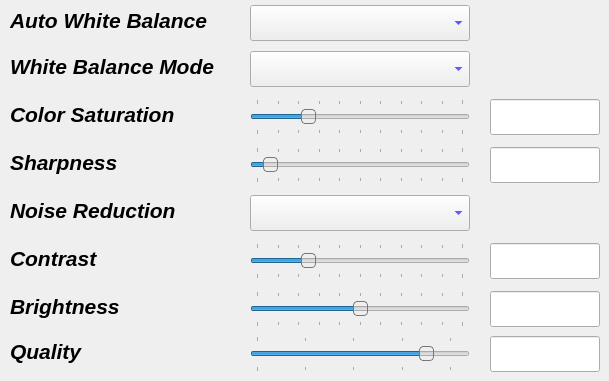
    <widget class="QWidget" name="tab_picture">
     <property name="font">
      <font>
       <pointsize>16</pointsize>
       <weight>75</weight>
       <italic>true</italic>
       <bold>true</bold>
      </font>
     </property>
     <attribute name="title">
      <string>Picture</string>
     </attribute>
     <widget class="QComboBox" name="comboBox_params2_awb_enable">
      <property name="geometry">
       <rect>
        <x>250</x>
        <y>5</y>
        <width>220</width>
        <height>36</height>
       </rect>
      </property>
      <property name="palette">
       <palette>
        <active>
         <colorrole role="Text">
          <brush brushstyle="SolidPattern">
           <color alpha="255">
            <red>0</red>
            <green>0</green>
            <blue>0</blue>
           </color>
          </brush>
         </colorrole>
         <colorrole role="ButtonText">
          <brush brushstyle="SolidPattern">
           <color alpha="255">
            <red>0</red>
            <green>0</green>
            <blue>255</blue>
           </color>
          </brush>
         </colorrole>
         <colorrole role="PlaceholderText">
          <brush brushstyle="SolidPattern">
           <color alpha="128">
            <red>0</red>
            <green>0</green>
            <blue>0</blue>
           </color>
          </brush>
         </colorrole>
        </active>
        <inactive>
         <colorrole role="Text">
          <brush brushstyle="SolidPattern">
           <color alpha="255">
            <red>0</red>
            <green>0</green>
            <blue>0</blue>
           </color>
          </brush>
         </colorrole>
         <colorrole role="ButtonText">
          <brush brushstyle="SolidPattern">
           <color alpha="255">
            <red>0</red>
            <green>0</green>
            <blue>255</blue>
           </color>
          </brush>
         </colorrole>
         <colorrole role="PlaceholderText">
          <brush brushstyle="SolidPattern">
           <color alpha="128">
            <red>0</red>
            <green>0</green>
            <blue>0</blue>
           </color>
          </brush>
         </colorrole>
        </inactive>
        <disabled>
         <colorrole role="Text">
          <brush brushstyle="SolidPattern">
           <color alpha="255">
            <red>190</red>
            <green>190</green>
            <blue>190</blue>
           </color>
          </brush>
         </colorrole>
         <colorrole role="ButtonText">
          <brush brushstyle="SolidPattern">
           <color alpha="255">
            <red>190</red>
            <green>190</green>
            <blue>190</blue>
           </color>
          </brush>
         </colorrole>
         <colorrole role="PlaceholderText">
          <brush brushstyle="SolidPattern">
           <color alpha="128">
            <red>0</red>
            <green>0</green>
            <blue>0</blue>
           </color>
          </brush>
         </colorrole>
        </disabled>
       </palette>
      </property>
      <property name="font">
       <font>
        <pointsize>16</pointsize>
        <weight>75</weight>
        <italic>true</italic>
        <bold>true</bold>
       </font>
      </property>
     </widget>
     <widget class="QLabel" name="label_parms2_awb_enable">
      <property name="geometry">
       <rect>
        <x>10</x>
        <y>5</y>
        <width>220</width>
        <height>31</height>
       </rect>
      </property>
      <property name="font">
       <font>
        <pointsize>16</pointsize>
        <weight>75</weight>
        <italic>true</italic>
        <bold>true</bold>
       </font>
      </property>
      <property name="text">
       <string>Auto White Balance</string>
      </property>
     </widget>
     <widget class="QComboBox" name="comboBox_params2_white_balance_mode">
      <property name="geometry">
       <rect>
        <x>250</x>
        <y>51</y>
        <width>220</width>
        <height>36</height>
       </rect>
      </property>
      <property name="palette">
       <palette>
        <active>
         <colorrole role="Text">
          <brush brushstyle="SolidPattern">
           <color alpha="255">
            <red>0</red>
            <green>0</green>
            <blue>0</blue>
           </color>
          </brush>
         </colorrole>
         <colorrole role="ButtonText">
          <brush brushstyle="SolidPattern">
           <color alpha="255">
            <red>0</red>
            <green>0</green>
            <blue>255</blue>
           </color>
          </brush>
         </colorrole>
         <colorrole role="PlaceholderText">
          <brush brushstyle="SolidPattern">
           <color alpha="128">
            <red>0</red>
            <green>0</green>
            <blue>0</blue>
           </color>
          </brush>
         </colorrole>
        </active>
        <inactive>
         <colorrole role="Text">
          <brush brushstyle="SolidPattern">
           <color alpha="255">
            <red>0</red>
            <green>0</green>
            <blue>0</blue>
           </color>
          </brush>
         </colorrole>
         <colorrole role="ButtonText">
          <brush brushstyle="SolidPattern">
           <color alpha="255">
            <red>0</red>
            <green>0</green>
            <blue>255</blue>
           </color>
          </brush>
         </colorrole>
         <colorrole role="PlaceholderText">
          <brush brushstyle="SolidPattern">
           <color alpha="128">
            <red>0</red>
            <green>0</green>
            <blue>0</blue>
           </color>
          </brush>
         </colorrole>
        </inactive>
        <disabled>
         <colorrole role="Text">
          <brush brushstyle="SolidPattern">
           <color alpha="255">
            <red>190</red>
            <green>190</green>
            <blue>190</blue>
           </color>
          </brush>
         </colorrole>
         <colorrole role="ButtonText">
          <brush brushstyle="SolidPattern">
           <color alpha="255">
            <red>190</red>
            <green>190</green>
            <blue>190</blue>
           </color>
          </brush>
         </colorrole>
         <colorrole role="PlaceholderText">
          <brush brushstyle="SolidPattern">
           <color alpha="128">
            <red>0</red>
            <green>0</green>
            <blue>0</blue>
           </color>
          </brush>
         </colorrole>
        </disabled>
       </palette>
      </property>
      <property name="font">
       <font>
        <pointsize>16</pointsize>
        <weight>75</weight>
        <italic>true</italic>
        <bold>true</bold>
       </font>
      </property>
     </widget>
     <widget class="QLabel" name="label_parms2_white_balance_mode">
      <property name="geometry">
       <rect>
        <x>10</x>
        <y>51</y>
        <width>220</width>
        <height>31</height>
       </rect>
      </property>
      <property name="font">
       <font>
        <pointsize>16</pointsize>
        <weight>75</weight>
        <italic>true</italic>
        <bold>true</bold>
       </font>
      </property>
      <property name="text">
       <string>White Balance Mode</string>
      </property>
     </widget>
     <widget class="QLabel" name="label_parms2_saturation_level">
      <property name="geometry">
       <rect>
        <x>10</x>
        <y>99</y>
        <width>220</width>
        <height>31</height>
       </rect>
      </property>
      <property name="font">
       <font>
        <pointsize>16</pointsize>
        <weight>75</weight>
        <italic>true</italic>
        <bold>true</bold>
       </font>
      </property>
      <property name="text">
       <string>Color Saturation</string>
      </property>
     </widget>
     <widget class="QSlider" name="horizontalSlider_params2_saturation">
      <property name="geometry">
       <rect>
        <x>250</x>
        <y>99</y>
        <width>220</width>
        <height>36</height>
       </rect>
      </property>
      <property name="styleSheet">
       <string notr="true">QSlider::handle:horizontal {
background: qlineargradient(x1:0, y1:0, x2:1, y2:1,
    stop:0 #eee, stop:1 #ccc);
border: 1px solid #777;
width: 4px;
margin-top: -2px;
margin-bottom: -2px;
border-radius: 4px;
}</string>
      </property>
      <property name="maximum">
       <number>40</number>
      </property>
      <property name="value">
       <number>10</number>
      </property>
      <property name="orientation">
       <enum>Qt::Horizontal</enum>
      </property>
      <property name="tickPosition">
       <enum>QSlider::TicksBothSides</enum>
      </property>
      <property name="tickInterval">
       <number>4</number>
      </property>
     </widget>
     <widget class="QLineEdit" name="lineEdit_params2_saturation">
      <property name="geometry">
       <rect>
        <x>490</x>
        <y>99</y>
        <width>110</width>
        <height>36</height>
       </rect>
      </property>
      <property name="alignment">
       <set>Qt::AlignCenter</set>
      </property>
      <property name="readOnly">
       <bool>true</bool>
      </property>
     </widget>
     <widget class="QLineEdit" name="lineEdit_params2_sharpness">
      <property name="geometry">
       <rect>
        <x>490</x>
        <y>147</y>
        <width>110</width>
        <height>36</height>
       </rect>
      </property>
      <property name="alignment">
       <set>Qt::AlignCenter</set>
      </property>
      <property name="readOnly">
       <bool>true</bool>
      </property>
     </widget>
     <widget class="QSlider" name="horizontalSlider_params2_sharpness">
      <property name="geometry">
       <rect>
        <x>250</x>
        <y>147</y>
        <width>220</width>
        <height>36</height>
       </rect>
      </property>
      <property name="styleSheet">
       <string notr="true">QSlider::handle:horizontal {
background: qlineargradient(x1:0, y1:0, x2:1, y2:1,
    stop:0 #eee, stop:1 #ccc);
border: 1px solid #777;
width: 4px;
margin-top: -2px;
margin-bottom: -2px;
border-radius: 4px;
}</string>
      </property>
      <property name="maximum">
       <number>160</number>
      </property>
      <property name="value">
       <number>10</number>
      </property>
      <property name="orientation">
       <enum>Qt::Horizontal</enum>
      </property>
      <property name="tickPosition">
       <enum>QSlider::TicksBothSides</enum>
      </property>
      <property name="tickInterval">
       <number>16</number>
      </property>
     </widget>
     <widget class="QLabel" name="label_parms2_sharpness">
      <property name="geometry">
       <rect>
        <x>10</x>
        <y>147</y>
        <width>220</width>
        <height>31</height>
       </rect>
      </property>
      <property name="font">
       <font>
        <pointsize>16</pointsize>
        <weight>75</weight>
        <italic>true</italic>
        <bold>true</bold>
       </font>
      </property>
      <property name="text">
       <string>Sharpness</string>
      </property>
     </widget>
     <widget class="QLabel" name="label_parms2_noise_reduction_mode">
      <property name="geometry">
       <rect>
        <x>10</x>
        <y>195</y>
        <width>220</width>
        <height>31</height>
       </rect>
      </property>
      <property name="font">
       <font>
        <pointsize>16</pointsize>
        <weight>75</weight>
        <italic>true</italic>
        <bold>true</bold>
       </font>
      </property>
      <property name="text">
       <string>Noise Reduction</string>
      </property>
     </widget>
     <widget class="QComboBox" name="comboBox_params2_noise_reduction_mode">
      <property name="geometry">
       <rect>
        <x>250</x>
        <y>195</y>
        <width>220</width>
        <height>36</height>
       </rect>
      </property>
      <property name="palette">
       <palette>
        <active>
         <colorrole role="Text">
          <brush brushstyle="SolidPattern">
           <color alpha="255">
            <red>0</red>
            <green>0</green>
            <blue>0</blue>
           </color>
          </brush>
         </colorrole>
         <colorrole role="ButtonText">
          <brush brushstyle="SolidPattern">
           <color alpha="255">
            <red>0</red>
            <green>0</green>
            <blue>255</blue>
           </color>
          </brush>
         </colorrole>
         <colorrole role="PlaceholderText">
          <brush brushstyle="SolidPattern">
           <color alpha="128">
            <red>0</red>
            <green>0</green>
            <blue>0</blue>
           </color>
          </brush>
         </colorrole>
        </active>
        <inactive>
         <colorrole role="Text">
          <brush brushstyle="SolidPattern">
           <color alpha="255">
            <red>0</red>
            <green>0</green>
            <blue>0</blue>
           </color>
          </brush>
         </colorrole>
         <colorrole role="ButtonText">
          <brush brushstyle="SolidPattern">
           <color alpha="255">
            <red>0</red>
            <green>0</green>
            <blue>255</blue>
           </color>
          </brush>
         </colorrole>
         <colorrole role="PlaceholderText">
          <brush brushstyle="SolidPattern">
           <color alpha="128">
            <red>0</red>
            <green>0</green>
            <blue>0</blue>
           </color>
          </brush>
         </colorrole>
        </inactive>
        <disabled>
         <colorrole role="Text">
          <brush brushstyle="SolidPattern">
           <color alpha="255">
            <red>190</red>
            <green>190</green>
            <blue>190</blue>
           </color>
          </brush>
         </colorrole>
         <colorrole role="ButtonText">
          <brush brushstyle="SolidPattern">
           <color alpha="255">
            <red>190</red>
            <green>190</green>
            <blue>190</blue>
           </color>
          </brush>
         </colorrole>
         <colorrole role="PlaceholderText">
          <brush brushstyle="SolidPattern">
           <color alpha="128">
            <red>0</red>
            <green>0</green>
            <blue>0</blue>
           </color>
          </brush>
         </colorrole>
        </disabled>
       </palette>
      </property>
      <property name="font">
       <font>
        <pointsize>16</pointsize>
        <weight>75</weight>
        <italic>true</italic>
        <bold>true</bold>
       </font>
      </property>
     </widget>
     <widget class="QSlider" name="horizontalSlider_params2_contrast">
      <property name="geometry">
       <rect>
        <x>250</x>
        <y>243</y>
        <width>220</width>
        <height>36</height>
       </rect>
      </property>
      <property name="styleSheet">
       <string notr="true">QSlider::handle:horizontal {
background: qlineargradient(x1:0, y1:0, x2:1, y2:1,
    stop:0 #eee, stop:1 #ccc);
border: 1px solid #777;
width: 4px;
margin-top: -2px;
margin-bottom: -2px;
border-radius: 4px;
}</string>
      </property>
      <property name="maximum">
       <number>40</number>
      </property>
      <property name="value">
       <number>10</number>
      </property>
      <property name="orientation">
       <enum>Qt::Horizontal</enum>
      </property>
      <property name="tickPosition">
       <enum>QSlider::TicksBothSides</enum>
      </property>
      <property name="tickInterval">
       <number>4</number>
      </property>
     </widget>
     <widget class="QLineEdit" name="lineEdit_params2_contrast">
      <property name="geometry">
       <rect>
        <x>490</x>
        <y>243</y>
        <width>110</width>
        <height>36</height>
       </rect>
      </property>
      <property name="alignment">
       <set>Qt::AlignCenter</set>
      </property>
      <property name="readOnly">
       <bool>true</bool>
      </property>
     </widget>
     <widget class="QLabel" name="label_parms2_contrast">
      <property name="geometry">
       <rect>
        <x>10</x>
        <y>243</y>
        <width>220</width>
        <height>31</height>
       </rect>
      </property>
      <property name="font">
       <font>
        <pointsize>16</pointsize>
        <weight>75</weight>
        <italic>true</italic>
        <bold>true</bold>
       </font>
      </property>
      <property name="text">
       <string>Contrast</string>
      </property>
     </widget>
     <widget class="QLineEdit" name="lineEdit_params2_brightness">
      <property name="geometry">
       <rect>
        <x>490</x>
        <y>291</y>
        <width>110</width>
        <height>36</height>
       </rect>
      </property>
      <property name="alignment">
       <set>Qt::AlignCenter</set>
      </property>
      <property name="readOnly">
       <bool>true</bool>
      </property>
     </widget>
     <widget class="QLabel" name="label_parms2_brightness">
      <property name="geometry">
       <rect>
        <x>10</x>
        <y>291</y>
        <width>220</width>
        <height>31</height>
       </rect>
      </property>
      <property name="font">
       <font>
        <pointsize>16</pointsize>
        <weight>75</weight>
        <italic>true</italic>
        <bold>true</bold>
       </font>
      </property>
      <property name="text">
       <string>Brightness</string>
      </property>
     </widget>
     <widget class="QSlider" name="horizontalSlider_params2_brightness">
      <property name="geometry">
       <rect>
        <x>250</x>
        <y>291</y>
        <width>220</width>
        <height>36</height>
       </rect>
      </property>
      <property name="styleSheet">
       <string notr="true">QSlider::handle:horizontal {
background: qlineargradient(x1:0, y1:0, x2:1, y2:1,
    stop:0 #eee, stop:1 #ccc);
border: 1px solid #777;
width: 4px;
margin-top: -2px;
margin-bottom: -2px;
border-radius: 4px;
}</string>
      </property>
      <property name="minimum">
       <number>-100</number>
      </property>
      <property name="maximum">
       <number>100</number>
      </property>
      <property name="value">
       <number>0</number>
      </property>
      <property name="orientation">
       <enum>Qt::Horizontal</enum>
      </property>
      <property name="tickPosition">
       <enum>QSlider::TicksBothSides</enum>
      </property>
      <property name="tickInterval">
       <number>20</number>
      </property>
     </widget>
     <widget class="QLineEdit" name="lineEdit_params2_quality">
      <property name="geometry">
       <rect>
        <x>490</x>
        <y>336</y>
        <width>110</width>
        <height>36</height>
       </rect>
      </property>
      <property name="alignment">
       <set>Qt::AlignCenter</set>
      </property>
      <property name="readOnly">
       <bool>true</bool>
      </property>
     </widget>
     <widget class="QSlider" name="horizontalSlider_params2_quality">
      <property name="geometry">
       <rect>
        <x>250</x>
        <y>336</y>
        <width>220</width>
        <height>36</height>
       </rect>
      </property>
      <property name="styleSheet">
       <string notr="true">QSlider::handle:horizontal {
background: qlineargradient(x1:0, y1:0, x2:1, y2:1,
    stop:0 #eee, stop:1 #ccc);
border: 1px solid #777;
width: 4px;
margin-top: -2px;
margin-bottom: -2px;
border-radius: 4px;
}</string>
      </property>
      <property name="minimum">
       <number>10</number>
      </property>
      <property name="maximum">
       <number>95</number>
      </property>
      <property name="value">
       <number>80</number>
      </property>
      <property name="orientation">
       <enum>Qt::Horizontal</enum>
      </property>
      <property name="tickPosition">
       <enum>QSlider::TicksBothSides</enum>
      </property>
      <property name="tickInterval">
       <number>20</number>
      </property>
     </widget>
     <widget class="QLabel" name="label_parms2_quality">
      <property name="geometry">
       <rect>
        <x>10</x>
        <y>336</y>
        <width>220</width>
        <height>31</height>
       </rect>
      </property>
      <property name="font">
       <font>
        <pointsize>16</pointsize>
        <weight>75</weight>
        <italic>true</italic>
        <bold>true</bold>
       </font>
      </property>
      <property name="text">
       <string>Quality</string>
      </property>
     </widget>
    </widget>
